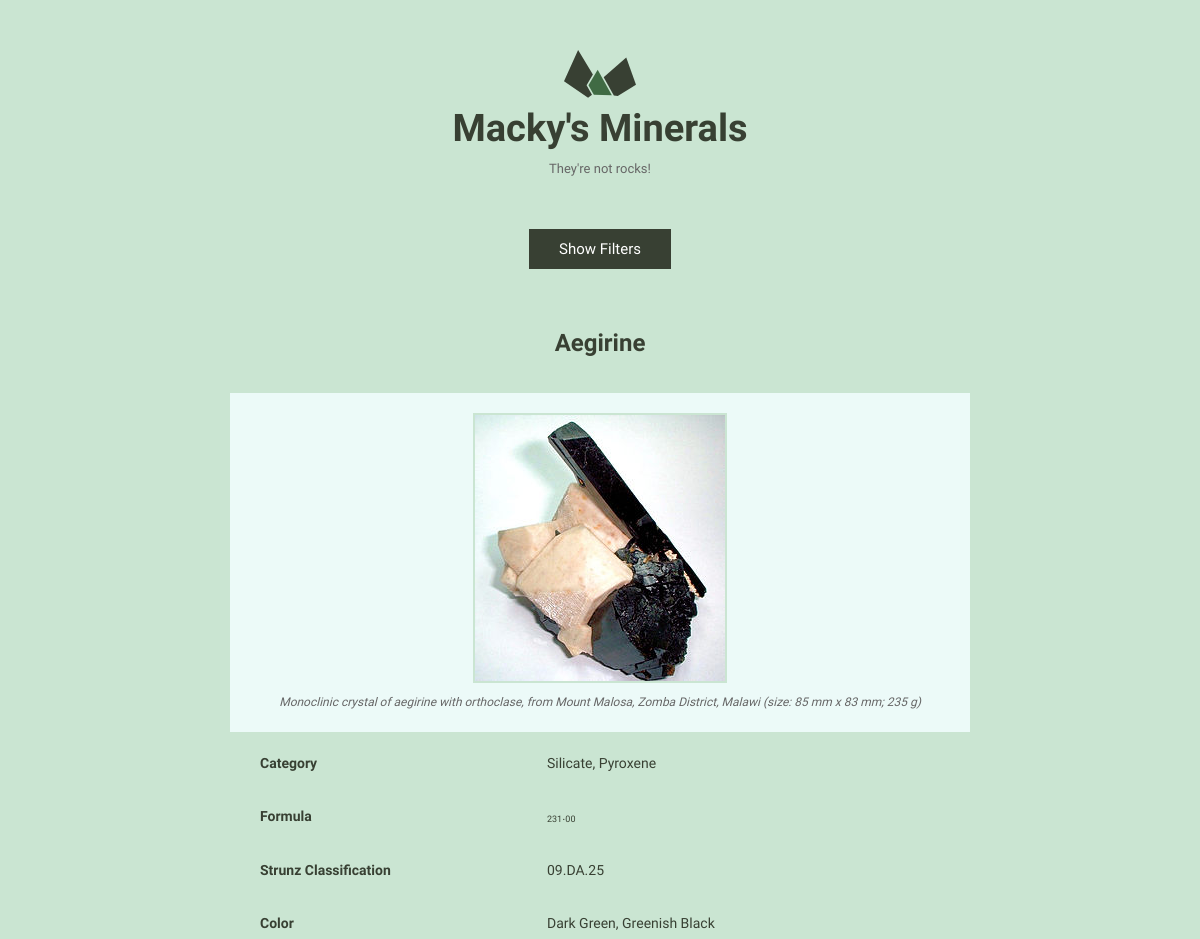
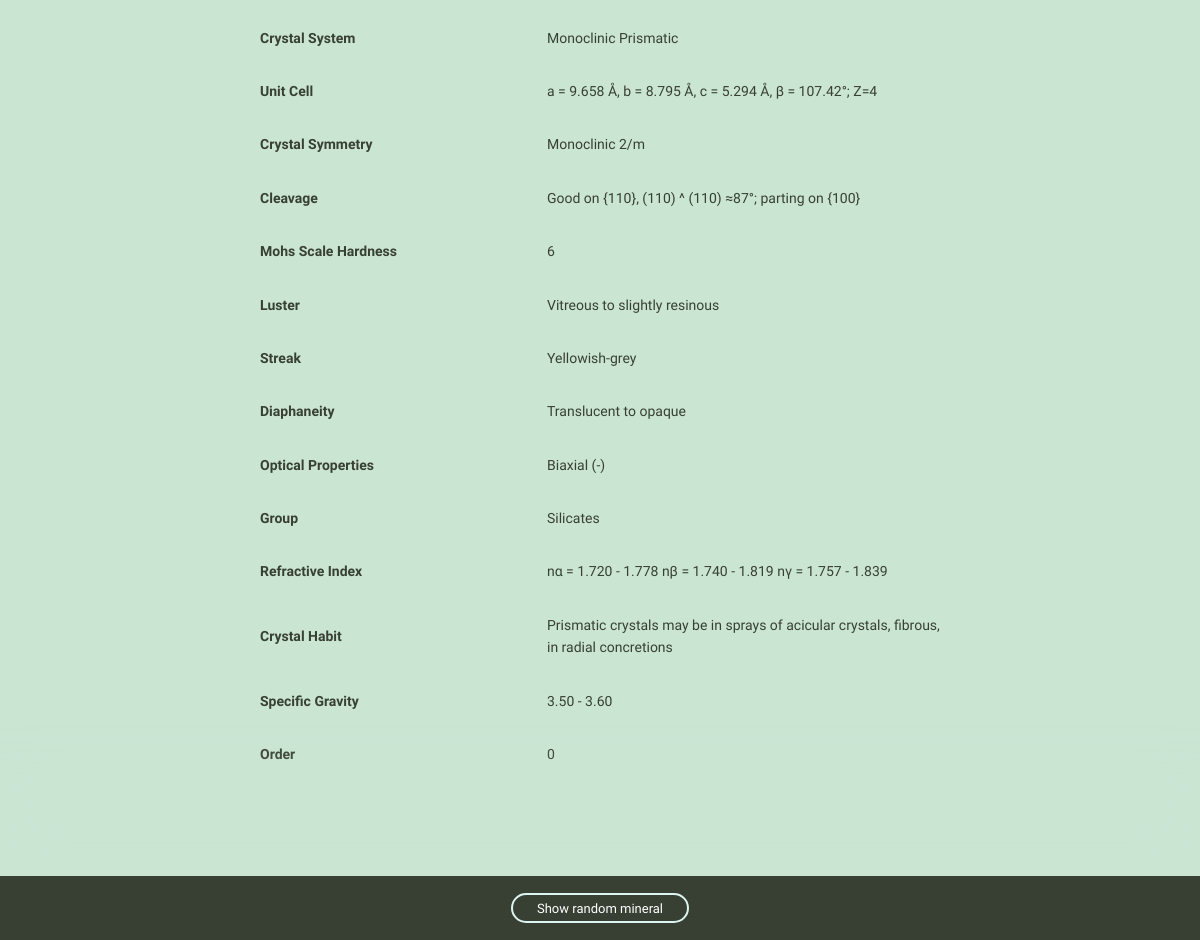
/1/, run on the app's committed database (2 pictures, top to bottom).
### minerals/models.py (models this page shows, shortened)
class Mineral(models.Model):
    name = models.CharField(max_length=255, unique=True)
    image_filename = models.CharField(max_length=535)
    image_caption = models.CharField(max_length=535)
    category = models.CharField(max_length=255)
    formula = models.CharField(max_length=255)
    strunz_classification = models.CharField(max_length=255, default='')
    color = models.CharField(max_length=255, default='')
    crystal_system = models.CharField(max_length=255, default='')
    unit_cell = models.CharField(max_length=535, default='')
    crystal_symmetry = models.CharField(max_length=255, default='')
    cleavage = models.CharField(max_length=255, default='')
    mohs_scale_hardness = models.CharField(max_length=255, default='')
    luster = models.CharField(max_length=255, default='')
    streak = models.CharField(max_length=255, default='')
    diaphaneity = models.CharField(max_length=255, default='')
    optical_properties = models.CharField(max_length=255, default='')
    group = models.CharField(max_length=255, default='')
    refractive_index = models.CharField(max_length=535, default='')
    crystal_habit = models.CharField(max_length=535, default='')
    specific_gravity = models.CharField(max_length=535, default='')
    order = models.IntegerField(default=0)
    class Meta:
        ordering = ['-order', 'name',]

### minerals/views.py (the view)
# urls.py: path('<int:pk>/', views.mineral_detail, name='detail'),
def mineral_detail(request, pk):
    mineral = get_object_or_404(Mineral, pk=pk)
    min_fields = get_mineral_fields(mineral)
    random_mineral_id = get_random_mineral_id()
    return render(request, 'minerals/mineral_detail.html', {
        'mineral': mineral,
        'fields': min_fields,
        'random_mineral_id': random_mineral_id,
    })

### minerals/templatetags/attr.py (called while the page is built)
@register.filter
def titlize(string):
    return string.replace('_', ' ')

### minerals/views.py (called while the page is built)
def get_mineral_fields(mineral):
    fields = {}
    options = Mineral._meta
    min_fields = []
    ignore = ['id','name','image_caption','image_filename','category','formula']
    for field in sorted(options.concrete_fields + options.many_to_many):
        fields[field.name] = field
    for f in fields:
        val = getattr(mineral, f)
        if val != '' and f not in ignore:
            min_fields.append({
                'name': f,
                'value': val
            })
    return min_fields

def get_random_mineral_id():
    minerals = Mineral.objects.all()
    return randint(0, minerals.count())

### minerals/templates/minerals/mineral_detail.html (shortened to what this page needs)
{% extends "layout.html" %}
{% load static from staticfiles %}
{% load attr %}
{% block content %}
<h1 class="mineral__name">{{ mineral.name }}</h1>
<div class="mineral__image-bg">
  <img class="mineral__image" src="{% static 'images' %}/{{ mineral.name }}.jpg">
  <p class="mineral__caption">{{ mineral.image_caption }}</p>
</div>
<div class="mineral__table-container">
  <table class="mineral__table">
    <tr>
      <td class="mineral__category">Category</td>
      <td>{{ mineral.category }}</td>
    </tr>
    <tr>
      <td class="mineral__category">Formula</td>
      <td class="mineral__formula">{{ mineral.formula|safe }}</td>
    </tr>
    {% for field in fields %}
        <tr>
          <td class="mineral__category">{{ field.name|titlize|title }}</td>
          <td>{{ field.value }}</td>
        </tr>
    {% endfor %}
  </table>
</div>
{% endblock %}
{% block random_mineral %}
    <div class="minerals__random">
      <a class="minerals__anchor" href="{% url 'minerals:detail' pk=random_mineral_id %}">Show random mineral</a>
    </div>
{% endblock %}

### templates/layout.html (shortened to what this page needs)
<!doctype html>
{% load static from staticfiles %}
<html lang="en">
<head>
  <link rel="stylesheet" href="{% static 'css/global.css' %}">
</head>
<body>
  <div class="bounds">
    <div class="grid-100">
      <a href="{% url 'minerals:list' %}">
        <h1 class="logo__name text-centered">Macky's Minerals</h1>
      </a>
      <p class="logo__text text-centered">They're not rocks!</p>
    </div>
    <div class="grid-100 text-center">
      <span id="filter-button">Show Filters</span>
      <div class="grid-100">
          {% block content %}{% endblock %}
      </div>
    </div>
  </div>
  {% block random_mineral %}{% endblock %}
</body>
</html>

### assets/css/global.css (style rules this page uses)
html { font-family: sans-serif; -ms-text-size-adjust: 100%; -webkit-text-size-adjust: 100%; }
body { margin: 0; }
a { background-color: transparent; }
h1 { font-size: 2em; margin: 0.67em 0; }
sub { font-size: 75%; line-height: 0; position: relative; vertical-align: baseline; bottom: -0.25em; }
img { border: 0; }
svg:not(:root) { overflow: hidden; }
table { border-collapse: collapse; border-spacing: 0; }
td, th { padding: 0; }
html { font-size: 62.5%; }
body { background-color: #CAE5D2; font-size: 1.5em; line-height: 1.6; font-weight: 400; font-family: "Cousine"; color: #666; }
.bounds { max-width: 800px; margin: 0 auto; padding: 50px 0 150px; overflow: hidden; }
.grid, .grid-5, .grid-10, .grid-15, .grid-20, .grid-25, .grid-30, .grid-33, .grid-35, .grid-40, .grid-45, .grid-50, .grid-55, .grid-60, .grid-65, .grid-66, .grid-70, .grid-75, .grid-80, .grid-90, .grid-95, .grid-100 { float: left; box-sizing: border-box; position: relative; }
.grid-100 { width: 100%; padding: 0 15px; }
h1, h2, h3, h4, h5, h6 { margin-top: 0; margin-bottom: 2rem; font-weight: bold; font-family: "Work Sans", sans-serif; color: #384033; }
h1 { font-size: 3.8rem; }
@media (min-width: 550px) { h1 { font-size: 3.8rem; } }
p { margin-top: 0; font-size: 1.6rem; }
a { color: #689b98; text-decoration: none; -webkit-transition: color 0.2s; -moz-transition: color 0.2s; -ms-transition: color 0.2s; -o-transition: color 0.2s; transition: color 0.2s; }
th, td { padding: 15px; text-align: left; border-bottom: 1px solid #e1e1e1; }
th:first-child, td:first-child { padding-left: 0; }
th:last-child, td:last-child { padding-right: 0; }
table, p, ul { margin-bottom: 2.5rem; }
.text-centered { text-align: center; }
.logo { display: block; fill: #384033; position: relative; margin: 0 auto; width: 72px; }
.logo__name { margin-bottom: 0; }
.logo__text { margin-bottom: 50px; font-size: 13px; }
.minerals__anchor { border: solid 2px #DCF5F2; border-radius: 100px; color: #384033; display: block; font-size: 13px; text-align: center; padding: 8px 0 7px 0; width: 100%; transition: background-color 200ms ease-in-out, font-weight 200ms ease-in-out, color 200ms ease-in-out; }
.minerals__random { background-color: #384033; box-shadow: 0 0 100px 50px #CAE5D2; color: #fff; padding: 20px 0 20px 0; position: fixed; bottom: 0; text-align: center; width: 100%; }
.minerals__random .minerals__anchor { display: inline; color: #fff; padding: 6px 24px 5px 24px; }
.mineral__name { display: block; width: 100%; margin: 0; font-size: 24px; padding: 30px 0 30px 0; }
.mineral__image { display: block; margin: 0 auto; border: solid 2px #CAE5D2; }
.mineral__image-bg { background-color: #ecfaf8; padding: 20px 0; }
.mineral__caption { font-size: 12px; font-style: italic; padding: 10px 0 0 0; margin: 0; }
.mineral__table { font-size: 14px; color: #384033; }
.mineral__table td { border-color: #CAE5D2; }
.mineral__table tr:last-of-type td { border-bottom: none; padding-bottom: 0; }
.mineral__table-container { padding: 5px 30px 0; }
.mineral__category { font-weight: bold; width: 40%; }
.mineral__formula { font-size: 12px; }
.text-center { text-align: center; }
#filter-button { margin-bottom: 25px; display: inline-block; color: #fff; border: 1px solid #384033; padding: 8px 30px!important; background-color: #384033; border: none; cursor: pointer; }

### data on the page
Mineral: name "Aegirine", name (picture), image_caption "Monoclinic crystal of aegirine with orthoclase, from Mount Malosa, Zomba District, Malawi (size: 85 mm x 83 mm; 235 g)", category "Silicate, Pyroxene", formula "231 . 00", value "09.DA.25" "Dark Green, Greenish Black" "Monoclinic Prismatic" "a = 9.658 Å, b = 8.795 Å, c = 5.294 Å, β = 107.42°; Z=4" "Monoclinic 2/m" "Good on {110}, (110) ^ (110) ≈87°; parting on {100}" "Vitreous to slightly resinous" "Yellowish-grey" "Translucent to opaque" "Biaxial (-)" "Silicates" "nα = 1.720 - 1.778 nβ = 1.740 - 1.819 nγ = 1.757 - 1.839" "Prismatic crystals may be in sprays of acicular crystals, fibrous, in radial concretions" "3.50 - 3.60"

### other printed values
{{ field.name|titlize|title }} "Strunz Classification" "Color" "Crystal System" "Unit Cell" "Crystal Symmetry" "Cleavage" "Mohs Scale Hardness" "Luster" "Streak" "Diaphaneity" "Optical Properties" "Group" "Refractive Index" "Crystal Habit" "Specific Gravity" "Order"
{{ field.value }} "6" "0"
